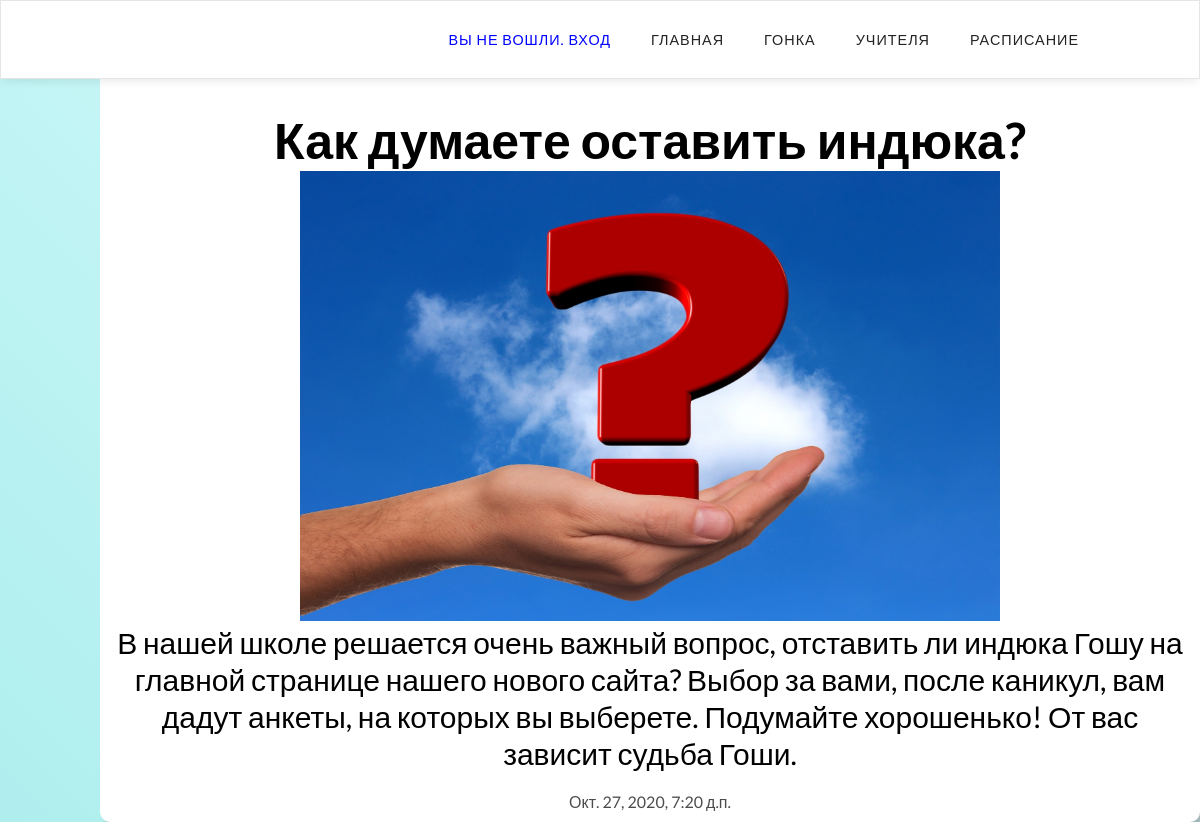
Screenshot of /3/ with the database file from the repository.
### News/models.py (models this page shows, shortened)
class New(models.Model):
    title = models.CharField("Заголовок", max_length=50)
    image = models.ImageField("Изображение", upload_to='newsTitle/')
    text = models.TextField("Статья")
    date = models.DateTimeField("Дата публикаций", auto_now=True)
    class Meta:
        verbose_name = "Новость"
        verbose_name_plural = "Новости"

### News/views.py (the view)
# urls.py: path('<int:pk>/', views.NewDetail.as_view(), name='detail'),
class NewDetail(View):
    def get(self, request, pk):
        new = New.objects.get(id=pk)
        return render(request, 'newdetail.html', {'new': new})

### templates/newdetail.html (shortened to what this page needs)
{% extends 'base.html' %}
{% load static %}
{% block content %}
    <div style="background:white; width:1100px; margin-left:100px; margin-right:100px;  box-shadow: 0.4em 0.4em 5px rgba(122,122,122,0.5); border-radius: 10px; padding:10px;"align="center">
            <p style="margin-top:100px; font-size:50px;" align="center"><b>{{ new.title }}</b></p>
            <p align="center"><img src="{{ new.image.url }}" width="700" height="450"></p>
            <p align="center" style="font-size:30px">{{ new.text }}</p>
            <p style="margin-top:20px; opacity:0.7"  align="center">{{ new.date }}</p>
    </div>
{% endblock %}

### static/css/cssForHeader.css (style rules this page uses)
*, *:before, *:after { -webkit-box-sizing: border-box; -moz-box-sizing: border-box; box-sizing: border-box; padding: 0; margin: 0; font-family: 'Lato', sans-serif; }

### templates/newdetail.html (style rules this page uses)
body { background: linear-gradient(45deg, PaleTurquoise , LightCyan); }

### rows the page displays
New: title "Как думаете оставить индюка?", image (picture), text "В нашей школе решается очень важный вопрос, отставить ли индюка Гошу на главной странице нашего нового сайта? Выбор за вами, после каникул, вам дадут анкеты, на которых вы выберете. Подумайте хорошенько! От вас зависит судьба Гоши.", date "Окт. 27, 2020, 7:20 д.п."
